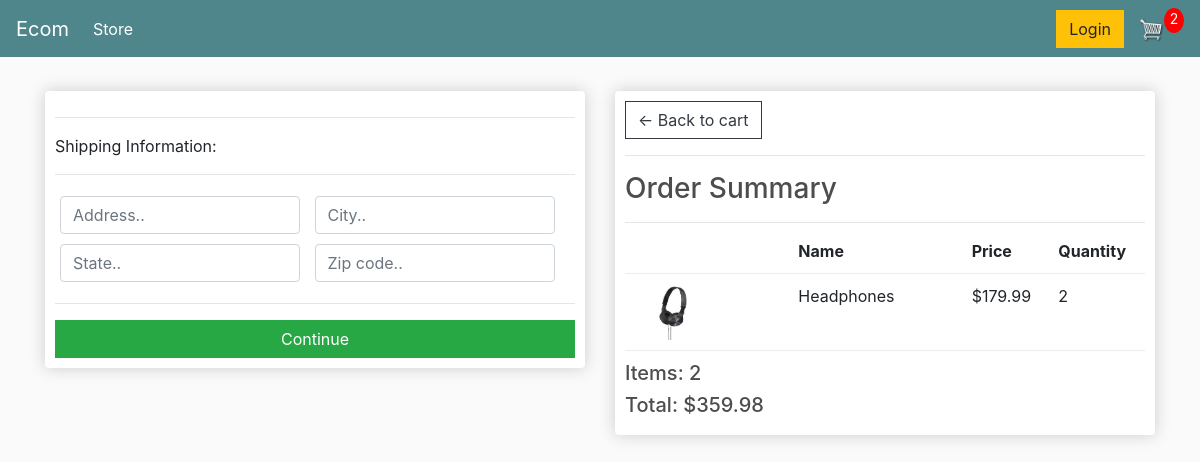
Screenshot of /checkout/ (signed in) with the database file from the repository.
### store/models.py (models this page shows, shortened)
class OrderItem(models.Model):
    product = models.ForeignKey(Product, on_delete=models.SET_NULL,null=True) #a single product can have multiple orderitems
    order = models.ForeignKey(Order, on_delete=models.SET_NULL,null=True) #a single order can have multiple orderitems
    quantity = models.IntegerField(default=0,null=True,blank=True)
    date_added = models.DateTimeField(auto_now_add=True)
    @property
    def get_total(self):
        total = self.product.price * self.quantity
        return total

class Product(models.Model):
    name = models.CharField(max_length=200, null=True)
    price = models.FloatField()
    digital = models.BooleanField(default=False, null=True, blank=True) #if digital is false(set as default),then it's a physical product,so need to ship it
    image = models.ImageField(null=True, blank=True) #pillow is image processing library that allows us to add this field to our module.
    @property  #property decorator,it let's us to access this as an attribute rather than method
    def imageURL(self):
        try:
            url = self.image.url
        except:
            url = ''
        return url

class Order(models.Model):
    customer = models.ForeignKey(Customer, on_delete=models.SET_NULL, null=True, blank=True) #Many-to-one relations are defined using ForeignKey field of django.db.models,i.e customer can have multiple orders, on_delete=> if customer is deleted, we don't want to delete the order, we just set the customer to null
    date_ordered = models.DateTimeField(auto_now_add=True) #It is a good practice to name the many-to-one field with the same name as the related model, lowercase. Then auto_now fields are updated to the current timestamp every time an object is saved and are therefore perfect for tracking when an object was last modified, while an auto_now_add field is saved as the current timestamp when a row is first added to the database, and is therefore perfect for tracking when it was created.
    complete = models.BooleanField(default=False) #if false,then it's an open cart and u can continue to add items(status of cart)
    transaction_id = models.CharField(max_length=100, null=True)
    @property
    def get_cart_total(self):
        orderitems = self.orderitem_set.all() #gets all the orderitems of this particular order denoted by self.
        cart_total = sum([item.get_total for item in orderitems])
        return cart_total
    @property
    def get_total_cart_items(self):
        orderitems = self.orderitem_set.all() #orderitem denotes the access of class 'OrderItem' (use small caps version)
        total_items = sum([item.quantity for item in orderitems])
        return total_items
    @property
    def shipping(self):
        shipping = False
        orderitems = self.orderitem_set.all()
        for item in orderitems:  #item iterates through each item in OrderItem class and has access to all its attributes
            if(item.product.digital == False):
                shipping = True
        return shipping

### store/views.py (the view)
# urls.py: path('checkout/', views.checkout, name='checkout'),
def checkout(request):
    data = cartData(request)
    cartItems = data['cartItems']
    order = data['order']
    items = data['items']
    context={'items' : items, 'order' : order, 'cartItems' : cartItems}
    return render(request,'store/checkout.html',context)

### store/utils.py (called while the page is built)
def cartData(request):
    if request.user.is_authenticated:  #check for authenticated user
        customer = request.user.customer  #1-1 relationship
        order, created = Order.objects.get_or_create(customer=customer, complete=False)
        items = order.orderitem_set.all() #it gets all the orderitems that has this particular 'order' as parent,here child object is 'orderitem' with all lowercase
        cartItems = order.get_total_cart_items
    else:
        cookieData = cookieCart(request)
        cartItems = cookieData['cartItems']
        order = cookieData['order']
        items = cookieData['items']
    return {'items' : items, 'order' : order,  'cartItems' : cartItems}

### store/templates/store/checkout.html (shortened to what this page needs)
{% extends 'store/main.html' %}
{% load static %}
{% block content %}
    <div class="row">
        <div class="col-lg-6">
            <div class="box-element" id="form-wrapper">
                <form id="form">
                    <div id="shipping-info">
                        <hr>
                        <p>Shipping Information:</p>
                        <hr>
                        <div class="form-field">
                            <input class="form-control" type="text" name="address" placeholder="Address..">
                        </div>
                        <div class="form-field">
                            <input class="form-control" type="text" name="city" placeholder="City..">
                        </div>
                        <div class="form-field">
                            <input class="form-control" type="text" name="state" placeholder="State..">
                        </div>
                        <div class="form-field">
                            <input class="form-control" type="text" name="zipcode" placeholder="Zip code..">
                        </div>
                    </div>
                    <hr>
                    <input id="form-button" class="btn btn-success btn-block" type="submit" value="Continue">
                </form>
            </div>
            <br>
        </div>
        <div class="col-lg-6">
            <div class="box-element">
                <a  class="btn btn-outline-dark" href="{% url 'cart' %}">&#x2190; Back to cart</a>
                <hr>
                <h3>Order Summary</h3>
                <hr>
                <div class="cart-row">
                    <div style="flex:2"></div>
                    <div style="flex:2"><strong>Name</strong></div>
                    <div style="flex:1"><strong>Price</strong></div>
                    <div style="flex:1"><strong>Quantity</strong></div>
                </div>
                {% for item in items %}
                <div class="cart-row">
                    <div style="flex:2"><img class="row-image" src="{{item.product.imageURL}}"></div>
                    <div style="flex:2"><p>{{item.product.name}}</p></div>
                    <div style="flex:1"><p>${{item.product.price|floatformat:2}}</p></div>
                    <div style="flex:1"><p>{{item.quantity}}</p></div>
                </div>
                {% endfor %}
                <h5>Items:   {{order.get_total_cart_items}}</h5>
                <h5>Total:   ${{order.get_cart_total|floatformat:2}}</h5>
        </div>
    </div>
{% endblock content %}

### static/css/main.css (style rules this page uses)
body { background-color: hsl(0, 0%, 98%); }
h1,h2,h3,h4,h5,h6 { color:hsl(0, 0%, 30%); }
.box-element { box-shadow:hsl(0, 0%, 80%) 0 0 16px; background-color: #fff; border-radius: 4px; padding: 10px; }
.col-lg-4, .col-lg-6, .col-lg-8, .col-lg-12 { margin-top: 10px; }
.btn { border-radius: 0; }
.row-image { width: 100px; }
.form-field { width:250px; display: inline-block; padding: 5px; }
.cart-row { display: flex; align-items: flex-stretch; padding-bottom: 10px; margin-bottom: 10px; border-bottom: 1px solid #ececec; }

### rows the page displays
OrderItem: product.imageURL (picture), product.name "Headphones", product.price "179.99", quantity "2"
Order: get_total_cart_items "2", get_cart_total "359.98"

### other values shown
{{ cartItems }} "2"
